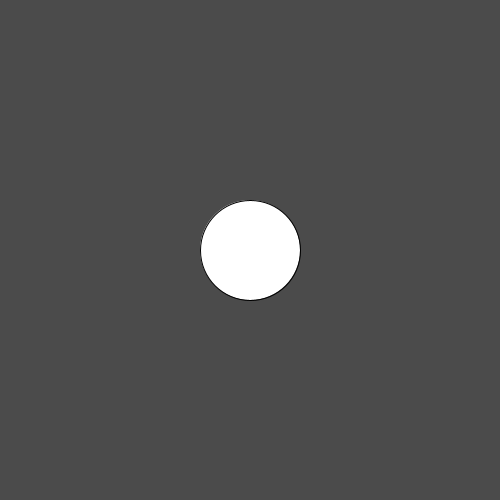
Frame 1 (no input)
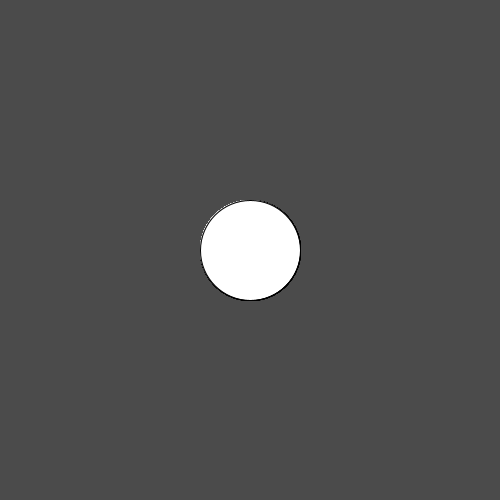
Frame 60 (the mouse pressed at the canvas centre just before this capture)
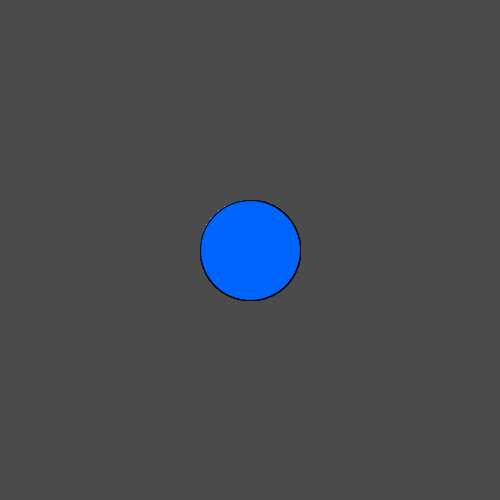
Frame 120 (the mouse held since frame 60 and released just before this capture)

The Processing sketch that drew these frames (run headless with seeded random() and noise(); from frame 60 on, the mouse is pressed at the canvas centre):

// Processing sketch: processing_18983
// ── processing_18983.pde

void setup() {
  size(500,500);
   background(75);
}
int y = 0;
int x = 0;
void draw() {
  colorMode(HSB,100);
 

if (x < 100){
  smooth();
  ellipse(width/2,height/2,100,100);
   x++; 
   println(x);

}else{
    fill(60,100,100);
  ellipse(width/2,height/2,100,100); 
  x++; 
  println(x);
  }
 
if(x > 150){
rect(y,y,50,50);
y++;
println(y);
}

if(x==600){
  noLoop();
}


}
